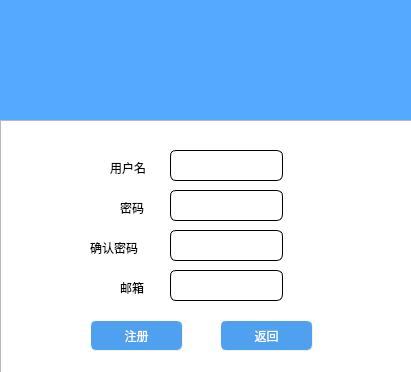
<?xml version="1.0" encoding="UTF-8"?>
<ui version="4.0">
 <class>Register</class>
 <widget class="QDialog" name="Register">
  <property name="geometry">
   <rect>
    <x>0</x>
    <y>0</y>
    <width>411</width>
    <height>372</height>
   </rect>
  </property>
  <property name="windowTitle">
   <string>Dialog</string>
  </property>
  <property name="styleSheet">
   <string notr="true">QDialog{
	background-color: rgb(85, 170, 255);
}
QTableWidget{
	color: rgb(255, 255, 255);
}
</string>
  </property>
  <widget class="QLineEdit" name="lineEdit_Name">
   <property name="geometry">
    <rect>
     <x>170</x>
     <y>150</y>
     <width>113</width>
     <height>31</height>
    </rect>
   </property>
   <property name="styleSheet">
    <string notr="true">border-style: outset;
     border-width: 1px;
     border-radius: 6px;

</string>
   </property>
  </widget>
  <widget class="QLineEdit" name="lineEdit_Password">
   <property name="geometry">
    <rect>
     <x>170</x>
     <y>190</y>
     <width>113</width>
     <height>31</height>
    </rect>
   </property>
   <property name="styleSheet">
    <string notr="true">border-style: outset;
     border-width: 1px;
     border-radius: 6px;

</string>
   </property>
  </widget>
  <widget class="QLineEdit" name="lineEdit_Repassword">
   <property name="geometry">
    <rect>
     <x>170</x>
     <y>230</y>
     <width>113</width>
     <height>31</height>
    </rect>
   </property>
   <property name="styleSheet">
    <string notr="true">border-style: outset;
     border-width: 1px;
     border-radius: 6px;
</string>
   </property>
  </widget>
  <widget class="QLabel" name="label_Name">
   <property name="geometry">
    <rect>
     <x>110</x>
     <y>160</y>
     <width>72</width>
     <height>15</height>
    </rect>
   </property>
   <property name="styleSheet">
    <string notr="true">font: 9pt &quot;幼圆&quot;;
background-color: rgb(115, 115, 115);
border-top:0px solid #e8f3f9;
background:  transparent;</string>
   </property>
   <property name="text">
    <string>用户名</string>
   </property>
  </widget>
  <widget class="QLabel" name="label_Password">
   <property name="geometry">
    <rect>
     <x>120</x>
     <y>200</y>
     <width>72</width>
     <height>15</height>
    </rect>
   </property>
   <property name="styleSheet">
    <string notr="true">font: 9pt &quot;幼圆&quot;;
background-color: rgb(115, 115, 115);
border-top:0px solid #e8f3f9;
background:  transparent;</string>
   </property>
   <property name="text">
    <string>密码</string>
   </property>
  </widget>
  <widget class="QLabel" name="label_Repassword">
   <property name="geometry">
    <rect>
     <x>90</x>
     <y>240</y>
     <width>72</width>
     <height>15</height>
    </rect>
   </property>
   <property name="styleSheet">
    <string notr="true">font: 9pt &quot;幼圆&quot;;
background-color: rgb(115, 115, 115);
border-top:0px solid #e8f3f9;
background:  transparent;</string>
   </property>
   <property name="text">
    <string>确认密码</string>
   </property>
  </widget>
  <widget class="QLabel" name="label_Mail">
   <property name="geometry">
    <rect>
     <x>120</x>
     <y>280</y>
     <width>72</width>
     <height>15</height>
    </rect>
   </property>
   <property name="styleSheet">
    <string notr="true">font: 9pt &quot;幼圆&quot;;
background-color: rgb(115, 115, 115);
border-top:0px solid #e8f3f9;
background:  transparent;</string>
   </property>
   <property name="text">
    <string>邮箱</string>
   </property>
  </widget>
  <widget class="QLineEdit" name="lineEdit_Mail">
   <property name="geometry">
    <rect>
     <x>170</x>
     <y>270</y>
     <width>113</width>
     <height>31</height>
    </rect>
   </property>
   <property name="styleSheet">
    <string notr="true">border-style: outset;
     border-width: 1px;
     border-radius: 6px;
</string>
   </property>
  </widget>
  <widget class="QPushButton" name="pushButton_Register">
   <property name="geometry">
    <rect>
     <x>90</x>
     <y>320</y>
     <width>93</width>
     <height>31</height>
    </rect>
   </property>
   <property name="styleSheet">
    <string notr="true">QPushButton{
font: 9pt &quot;幼圆&quot;;
color: rgb(255, 255, 255);
 border-style: outset;
     border-width: 1px;
     border-radius: 6px;
     border-color: beige;    
     padding: 6px;
	background-color: rgb(80, 160, 240);
}
QPushButton:pressed{
                   background-color:rgba(100,255,100,200);
                   border-color:rgba(255,255,255,30);
                   border-style:inset;
                   color:rgba(0,0,0,100);
                   }
QPushButton:hover{
	
	background-color: rgb(85, 170, 255);
                   border-color:rgba(255,255,255,200);
                   
	color: rgb(255, 255, 255);
                   }</string>
   </property>
   <property name="text">
    <string>注册</string>
   </property>
  </widget>
  <widget class="QPushButton" name="pushButton_Back">
   <property name="geometry">
    <rect>
     <x>220</x>
     <y>320</y>
     <width>93</width>
     <height>31</height>
    </rect>
   </property>
   <property name="styleSheet">
    <string notr="true">QPushButton{
font: 9pt &quot;幼圆&quot;;
color: rgb(255, 255, 255);
 border-style: outset;
     border-width: 1px;
     border-radius: 6px;
     border-color: beige;    
     padding: 6px;
	background-color: rgb(80, 160, 240);
}
QPushButton:pressed{
                   background-color:rgba(100,255,100,200);
                   border-color:rgba(255,255,255,30);
                   border-style:inset;
                   color:rgba(0,0,0,100);
                   }
QPushButton:hover{
	
	background-color: rgb(85, 170, 255);
                   border-color:rgba(255,255,255,200);
                   
	color: rgb(255, 255, 255);
                   }</string>
   </property>
   <property name="text">
    <string>返回</string>
   </property>
  </widget>
  <widget class="QTableWidget" name="tableWidget">
   <property name="geometry">
    <rect>
     <x>0</x>
     <y>120</y>
     <width>421</width>
     <height>261</height>
    </rect>
   </property>
  </widget>
  <widget class="QLabel" name="label">
   <property name="geometry">
    <rect>
     <x>140</x>
     <y>30</y>
     <width>121</width>
     <height>61</height>
    </rect>
   </property>
   <property name="styleSheet">
    <string notr="true">image: url(:/icon/zhuce.png);</string>
   </property>
   <property name="text">
    <string/>
   </property>
  </widget>
  <zorder>tableWidget</zorder>
  <zorder>lineEdit_Name</zorder>
  <zorder>lineEdit_Password</zorder>
  <zorder>lineEdit_Repassword</zorder>
  <zorder>label_Name</zorder>
  <zorder>label_Password</zorder>
  <zorder>label_Repassword</zorder>
  <zorder>label_Mail</zorder>
  <zorder>lineEdit_Mail</zorder>
  <zorder>pushButton_Register</zorder>
  <zorder>pushButton_Back</zorder>
  <zorder>label</zorder>
 </widget>
 <resources/>
 <connections/>
</ui>
